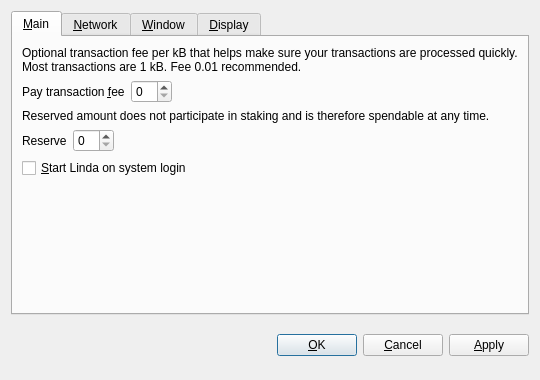
<?xml version="1.0" encoding="UTF-8"?>
<ui version="4.0">
 <class>OptionsDialog</class>
 <widget class="QDialog" name="OptionsDialog">
  <property name="geometry">
   <rect>
    <x>0</x>
    <y>0</y>
    <width>540</width>
    <height>380</height>
   </rect>
  </property>
  <property name="windowTitle">
   <string>Options</string>
  </property>
  <property name="modal">
   <bool>true</bool>
  </property>
  <layout class="QVBoxLayout" name="verticalLayout">
   <item>
    <widget class="QTabWidget" name="tabWidget">
     <property name="tabPosition">
      <enum>QTabWidget::North</enum>
     </property>
     <property name="currentIndex">
      <number>0</number>
     </property>
     <widget class="QWidget" name="tabMain">
      <attribute name="title">
       <string>&amp;Main</string>
      </attribute>
      <layout class="QVBoxLayout" name="verticalLayout_Main">
       <item>
        <widget class="QLabel" name="transactionFeeInfoLabel">
         <property name="text">
          <string>Optional transaction fee per kB that helps make sure your transactions are processed quickly. Most transactions are 1 kB. Fee 0.01 recommended.</string>
         </property>
         <property name="textFormat">
          <enum>Qt::PlainText</enum>
         </property>
         <property name="wordWrap">
          <bool>true</bool>
         </property>
        </widget>
       </item>
       <item>
        <layout class="QHBoxLayout" name="horizontalLayoutFee">
         <item>
          <widget class="QLabel" name="transactionFeeLabel">
           <property name="text">
            <string>Pay transaction &amp;fee</string>
           </property>
           <property name="textFormat">
            <enum>Qt::PlainText</enum>
           </property>
           <property name="buddy">
            <cstring>transactionFee</cstring>
           </property>
          </widget>
         </item>
         <item>
          <widget class="BitcoinAmountField" name="transactionFee"/>
         </item>
         <item>
          <spacer name="horizontalSpacerFee">
           <property name="orientation">
            <enum>Qt::Horizontal</enum>
           </property>
           <property name="sizeHint" stdset="0">
            <size>
             <width>40</width>
             <height>20</height>
            </size>
           </property>
          </spacer>
         </item>
        </layout>
       </item>
       <item>
        <widget class="QLabel" name="reserveBalanceInfoLabel">
         <property name="text">
          <string>Reserved amount does not participate in staking and is therefore spendable at any time.</string>
         </property>
         <property name="textFormat">
          <enum>Qt::PlainText</enum>
         </property>
         <property name="wordWrap">
          <bool>true</bool>
         </property>
        </widget>
       </item>
       <item>
        <layout class="QHBoxLayout" name="horizontalLayoutReserveBalance">
         <item>
          <widget class="QLabel" name="reserveBalanceLabel">
           <property name="text">
            <string>Reserve</string>
           </property>
           <property name="textFormat">
            <enum>Qt::PlainText</enum>
           </property>
           <property name="buddy">
            <cstring>reserveBalance</cstring>
           </property>
          </widget>
         </item>
         <item>
          <widget class="BitcoinAmountField" name="reserveBalance"/>
         </item>
         <item>
          <spacer name="horizontalSpacerReserveBalance">
           <property name="orientation">
            <enum>Qt::Horizontal</enum>
           </property>
           <property name="sizeHint" stdset="0">
            <size>
             <width>40</width>
             <height>20</height>
            </size>
           </property>
          </spacer>
         </item>
        </layout>
       </item>
       <item>
        <widget class="QCheckBox" name="bitcoinAtStartup">
         <property name="toolTip">
          <string>Automatically start Linda after logging in to the system.</string>
         </property>
         <property name="text">
          <string>&amp;Start Linda on system login</string>
         </property>
        </widget>
       </item>
       <item>
        <spacer name="verticalSpacer_Main">
         <property name="orientation">
          <enum>Qt::Vertical</enum>
         </property>
         <property name="sizeHint" stdset="0">
          <size>
           <width>20</width>
           <height>40</height>
          </size>
         </property>
        </spacer>
       </item>
      </layout>
     </widget>
     <widget class="QWidget" name="tabNetwork">
      <attribute name="title">
       <string>&amp;Network</string>
      </attribute>
      <layout class="QVBoxLayout" name="verticalLayout_Network">
       <item>
        <widget class="QCheckBox" name="mapPortUpnp">
         <property name="toolTip">
          <string>Automatically open the Linda client port on the router. This only works when your router supports UPnP and it is enabled.</string>
         </property>
         <property name="text">
          <string>Map port using &amp;UPnP</string>
         </property>
        </widget>
       </item>
       <item>
        <widget class="QCheckBox" name="connectSocks">
         <property name="toolTip">
          <string>Connect to the Linda network through a SOCKS5 proxy (e.g. when connecting through Tor).</string>
         </property>
         <property name="text">
          <string>&amp;Connect through SOCKS5 proxy:</string>
         </property>
        </widget>
       </item>
       <item>
        <layout class="QHBoxLayout" name="horizontalLayout_Network">
         <item>
          <widget class="QLabel" name="proxyIpLabel">
           <property name="text">
            <string>Proxy &amp;IP:</string>
           </property>
           <property name="textFormat">
            <enum>Qt::PlainText</enum>
           </property>
           <property name="buddy">
            <cstring>proxyIp</cstring>
           </property>
          </widget>
         </item>
         <item>
          <widget class="QValidatedLineEdit" name="proxyIp">
           <property name="maximumSize">
            <size>
             <width>140</width>
             <height>16777215</height>
            </size>
           </property>
           <property name="toolTip">
            <string>IP address of the proxy (e.g. 127.0.0.1)</string>
           </property>
          </widget>
         </item>
         <item>
          <widget class="QLabel" name="proxyPortLabel">
           <property name="text">
            <string>&amp;Port:</string>
           </property>
           <property name="textFormat">
            <enum>Qt::PlainText</enum>
           </property>
           <property name="buddy">
            <cstring>proxyPort</cstring>
           </property>
          </widget>
         </item>
         <item>
          <widget class="QLineEdit" name="proxyPort">
           <property name="maximumSize">
            <size>
             <width>55</width>
             <height>16777215</height>
            </size>
           </property>
           <property name="toolTip">
            <string>Port of the proxy (e.g. 9050)</string>
           </property>
          </widget>
         </item>
         <item>
          <spacer name="horizontalSpacer_Network">
           <property name="orientation">
            <enum>Qt::Horizontal</enum>
           </property>
           <property name="sizeHint" stdset="0">
            <size>
             <width>40</width>
             <height>20</height>
            </size>
           </property>
          </spacer>
         </item>
        </layout>
       </item>
       <item>
        <spacer name="verticalSpacer_Network">
         <property name="orientation">
          <enum>Qt::Vertical</enum>
         </property>
         <property name="sizeHint" stdset="0">
          <size>
           <width>20</width>
           <height>40</height>
          </size>
         </property>
        </spacer>
       </item>
      </layout>
     </widget>
     <widget class="QWidget" name="tabWindow">
      <attribute name="title">
       <string>&amp;Window</string>
      </attribute>
      <layout class="QVBoxLayout" name="verticalLayout_Window">
       <item>
        <widget class="QCheckBox" name="minimizeToTray">
         <property name="toolTip">
          <string>Show only a tray icon after minimizing the window.</string>
         </property>
         <property name="text">
          <string>&amp;Minimize to the tray instead of the taskbar</string>
         </property>
        </widget>
       </item>
       <item>
        <widget class="QCheckBox" name="minimizeOnClose">
         <property name="toolTip">
          <string>Minimize instead of exit the application when the window is closed. When this option is enabled, the application will be closed only after selecting Quit in the menu.</string>
         </property>
         <property name="text">
          <string>M&amp;inimize on close</string>
         </property>
        </widget>
       </item>
       <item>
        <spacer name="verticalSpacer_Window">
         <property name="orientation">
          <enum>Qt::Vertical</enum>
         </property>
         <property name="sizeHint" stdset="0">
          <size>
           <width>20</width>
           <height>40</height>
          </size>
         </property>
        </spacer>
       </item>
      </layout>
     </widget>
     <widget class="QWidget" name="tabDisplay">
      <attribute name="title">
       <string>&amp;Display</string>
      </attribute>
      <layout class="QVBoxLayout" name="verticalLayout_Display">
       <item>
        <layout class="QHBoxLayout" name="horizontalLayout_1_Display">
         <item>
          <widget class="QLabel" name="langLabel">
           <property name="text">
            <string>User Interface &amp;language:</string>
           </property>
           <property name="textFormat">
            <enum>Qt::PlainText</enum>
           </property>
           <property name="buddy">
            <cstring>lang</cstring>
           </property>
          </widget>
         </item>
         <item>
          <widget class="QValueComboBox" name="lang">
           <property name="toolTip">
            <string>The user interface language can be set here. This setting will take effect after restarting Linda.</string>
           </property>
          </widget>
         </item>
        </layout>
       </item>
       <item>
        <layout class="QHBoxLayout" name="horizontalLayout_2_Display">
         <item>
          <widget class="QLabel" name="unitLabel">
           <property name="text">
            <string>&amp;Unit to show amounts in:</string>
           </property>
           <property name="textFormat">
            <enum>Qt::PlainText</enum>
           </property>
           <property name="buddy">
            <cstring>unit</cstring>
           </property>
          </widget>
         </item>
         <item>
          <widget class="QValueComboBox" name="unit">
           <property name="toolTip">
            <string>Choose the default subdivision unit to show in the interface and when sending coins.</string>
           </property>
          </widget>
         </item>
        </layout>
       </item>
       <item>
        <widget class="QCheckBox" name="coinControlFeatures">
         <property name="toolTip">
          <string>Whether to show coin control features or not.</string>
         </property>
         <property name="text">
          <string>Display coin &amp;control features (experts only!)</string>
         </property>
        </widget>
       </item>
       <item>
        <widget class="QCheckBox" name="minimizeCoinAge">
         <property name="toolTip">
          <string>Whether to select the coin outputs randomly or with minimal coin age.</string>
         </property>
         <property name="text">
          <string>Minimize weight consumption (experimental)</string>
         </property>
        </widget>
       </item>
       <item>
        <widget class="QCheckBox" name="useBlackTheme">
         <property name="text">
          <string>Use black visual theme (requires restart)</string>
         </property>
        </widget>
       </item>
       <item>
        <spacer name="verticalSpacer_Display">
         <property name="orientation">
          <enum>Qt::Vertical</enum>
         </property>
         <property name="sizeHint" stdset="0">
          <size>
           <width>20</width>
           <height>40</height>
          </size>
         </property>
        </spacer>
       </item>
      </layout>
     </widget>
    </widget>
   </item>
   <item>
    <layout class="QHBoxLayout" name="horizontalLayout_Buttons">
     <item>
      <spacer name="horizontalSpacer_1">
       <property name="orientation">
        <enum>Qt::Horizontal</enum>
       </property>
       <property name="sizeHint" stdset="0">
        <size>
         <width>40</width>
         <height>48</height>
        </size>
       </property>
      </spacer>
     </item>
     <item>
      <widget class="QLabel" name="statusLabel">
       <property name="font">
        <font>
         <weight>75</weight>
         <bold>true</bold>
        </font>
       </property>
       <property name="text">
        <string/>
       </property>
       <property name="textFormat">
        <enum>Qt::PlainText</enum>
       </property>
       <property name="wordWrap">
        <bool>true</bool>
       </property>
      </widget>
     </item>
     <item>
      <spacer name="horizontalSpacer_2">
       <property name="orientation">
        <enum>Qt::Horizontal</enum>
       </property>
       <property name="sizeHint" stdset="0">
        <size>
         <width>40</width>
         <height>48</height>
        </size>
       </property>
      </spacer>
     </item>
     <item>
      <widget class="QPushButton" name="okButton">
       <property name="text">
        <string>&amp;OK</string>
       </property>
      </widget>
     </item>
     <item>
      <widget class="QPushButton" name="cancelButton">
       <property name="text">
        <string>&amp;Cancel</string>
       </property>
       <property name="autoDefault">
        <bool>false</bool>
       </property>
      </widget>
     </item>
     <item>
      <widget class="QPushButton" name="applyButton">
       <property name="text">
        <string>&amp;Apply</string>
       </property>
       <property name="autoDefault">
        <bool>false</bool>
       </property>
      </widget>
     </item>
    </layout>
   </item>
  </layout>
 </widget>
 <customwidgets>
  <customwidget>
   <class>BitcoinAmountField</class>
   <extends>QSpinBox</extends>
   <header>bitcoinamountfield.h</header>
  </customwidget>
  <customwidget>
   <class>QValueComboBox</class>
   <extends>QComboBox</extends>
   <header>qvaluecombobox.h</header>
  </customwidget>
  <customwidget>
   <class>QValidatedLineEdit</class>
   <extends>QLineEdit</extends>
   <header>qvalidatedlineedit.h</header>
  </customwidget>
 </customwidgets>
 <resources/>
 <connections/>
</ui>
